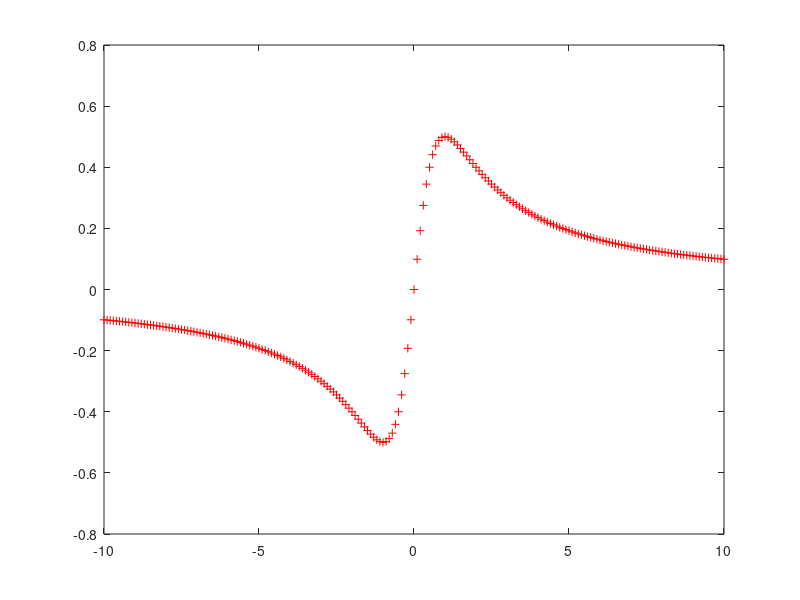

Write the MATLAB code that produced this figure.
% fprintf("İşlem Sonucu %d bulunmuştur.",813)
% fprintf("İşlem Sonucu %6d bulunmuştur.",813)
% fprintf("İşlem Sonucu %0.2d bulunmuştur.",813)
% fprintf("İşlem Sonucu %6.2d bulunmuştur.",813)
% fprintf("İşlem Sonucu %4.2f bulunmuştur.",813.5)
% fprintf("İşlem Sonucu %10.3e bulunmuştur.",813.5)
% fprintf("İşlem Sonucu %10.3E bulunmuştur.",813.5)


% fprintf('%c doğumlu Alper Sargın\n','Akşehir')

% x=5;
% disp(['X in değeri:',x])
% 
% disp(['X in değeri:',num2str(x)])

% xn=[1 2 3 1];
% yn=[7 9 5 7];
% plot(xn,yn,'k*')
% line(xn,yn)
% axis([0 5 0 10])

x = (-10:0.1:10);
y = x./(1 + x.^2);
plot(x, y, 'r+')

